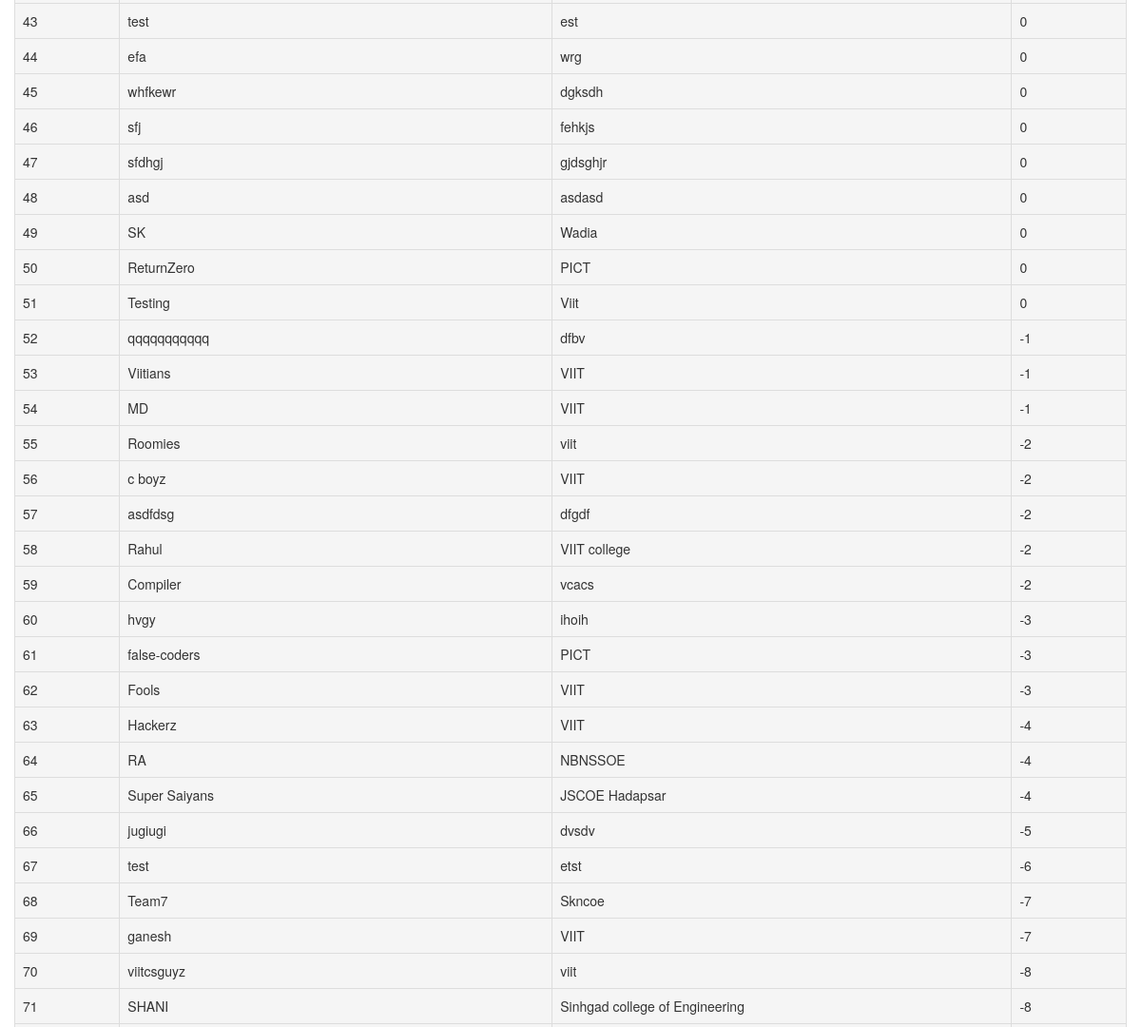
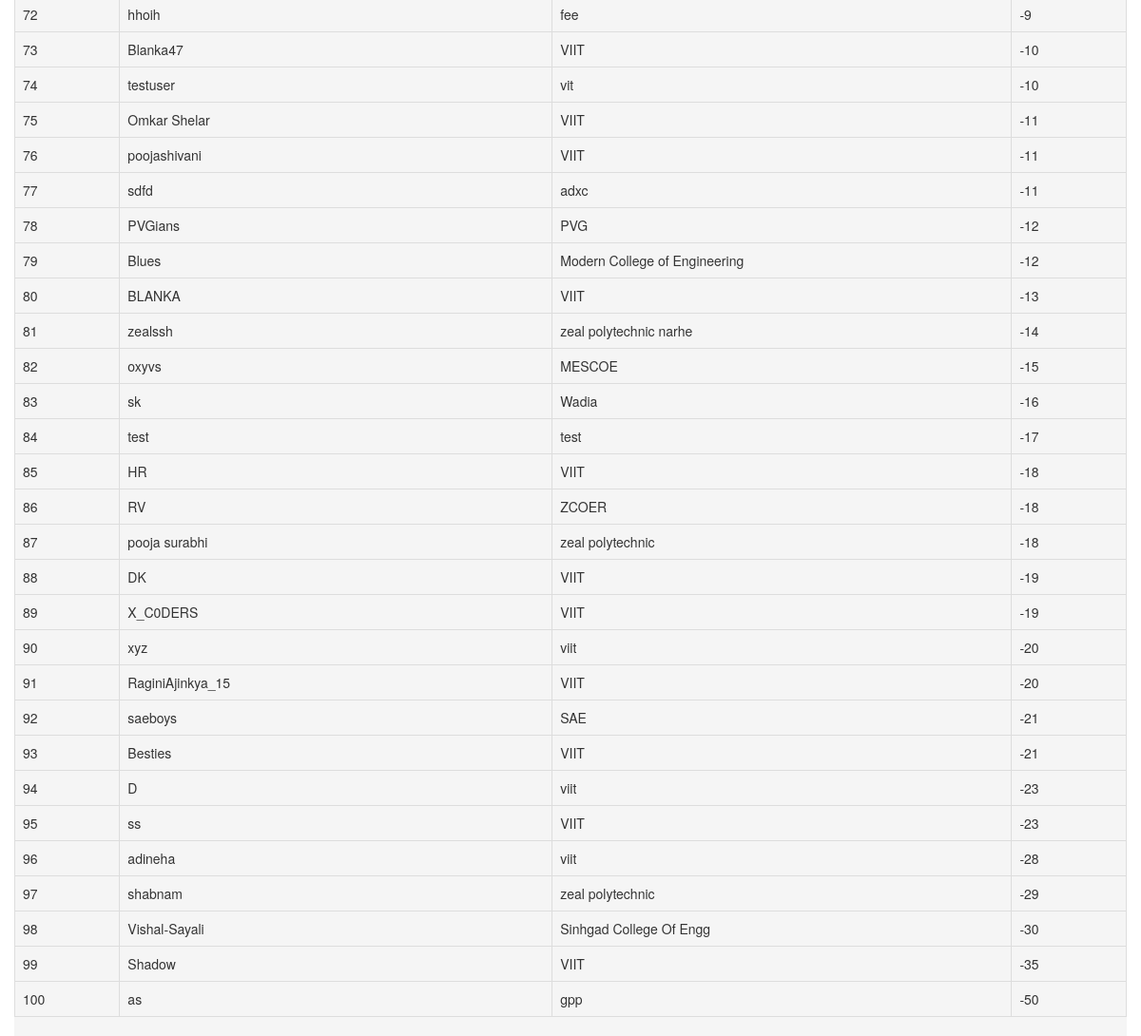
Page /comp/leaderboard/1/ (lower part) on the earlier database version (2 pictures, top to bottom).
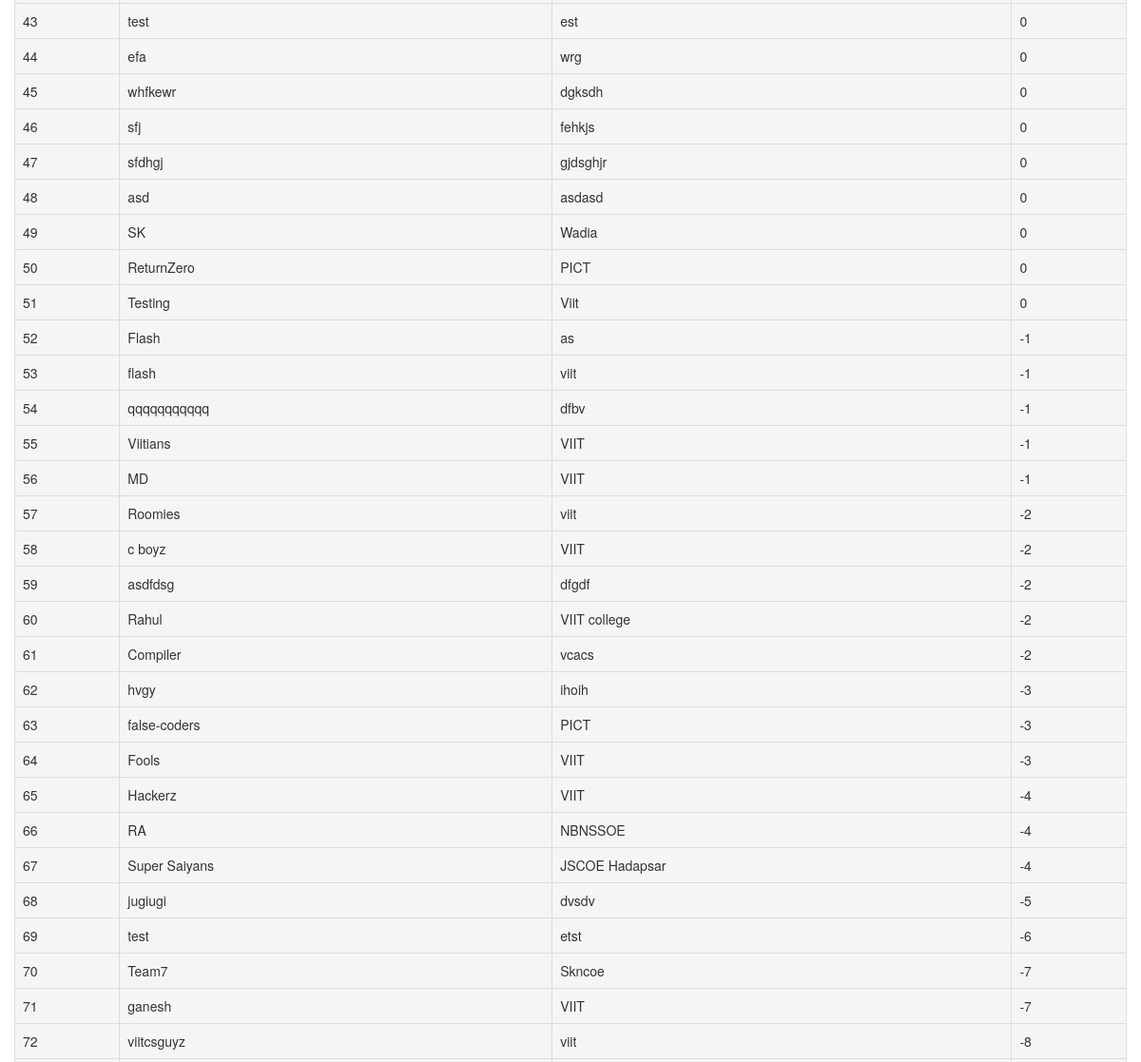
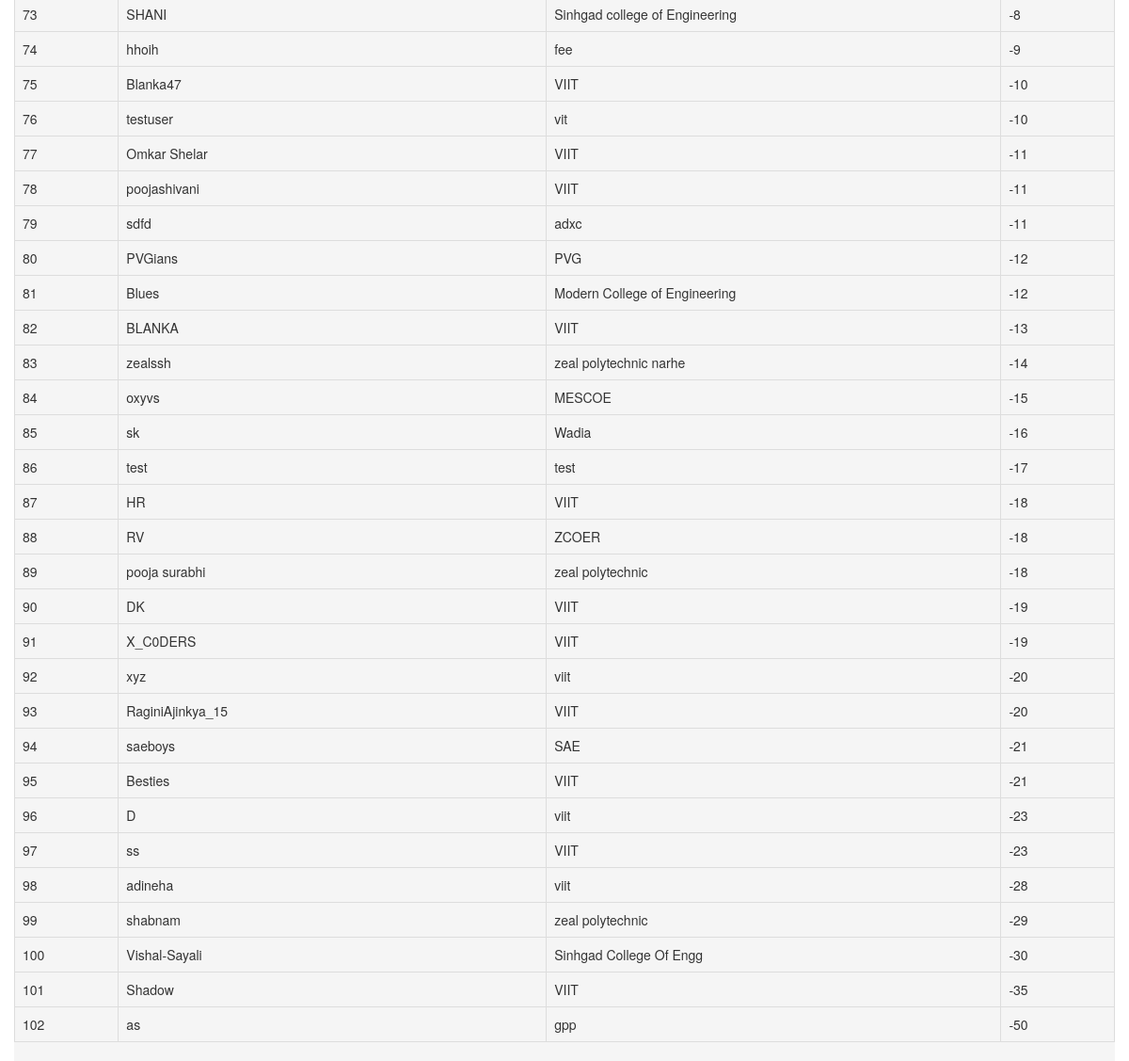
Same page on the later database version (2 pictures, top to bottom).
### comp/models.py (models this page shows, shortened)
class User(models.Model):
    login_name = models.CharField(max_length=100)
    receipt_number = models.IntegerField()
    phone_number1 = models.IntegerField()
    phone_number2 = models.IntegerField()
    college_name1 = models.CharField(max_length=100)
    college_name2 = models.CharField(max_length=100)
    user_name1 = models.CharField(max_length=100)
    user_name2 = models.CharField(max_length=100)
    email1 = models.CharField(max_length=100)
    email2 = models.CharField(max_length=100)
    attempted_questions = models.CharField(max_length=1000)
    attempted_answers = models.CharField(max_length=1000)
    total_score = models.IntegerField(default=0)
    level = models.IntegerField(default=1)
    count_easy = models.IntegerField(default=0)
    count_medium = models.IntegerField(default=0)
    count_hard = models.IntegerField(default=0)
    question_array_easy = models.TextField()
    question_array_medium = models.TextField()
    question_array_hard = models.TextField()
    correct_answered = models.IntegerField(default=5)
    user_bonus_clicked = models.BooleanField(default=False)
    user_bonus_activated = models.BooleanField(default=True)
    end_time = models.IntegerField(default=0)

### comp/views.py (the view)
# urls.py: url(r'^leaderboard/(?P<user_id>[0-9]+)/$', views.leaderboard, name='leaderboard'),
def leaderboard(request, user_id):
    all_user = list(User.objects.all().order_by('total_score'))
    all_user.reverse()
    return render(request, 'comp/leaderboard_new.html', {'user_id': int(user_id), 'all_user': all_user})

### comp/templates/comp/leaderboard_new.html (shortened to what this page needs)
<!DOCTYPE html>
<html lang="en">
<head>
    <link rel="stylesheet" href="https://maxcdn.bootstrapcdn.com/bootstrap/3.3.7/css/bootstrap.min.css">
    <link rel="stylesheet"
          href="http://ajax.googleapis.com/ajax/libs/jqueryui/1.12.1/themes/smoothness/jquery-ui.min.css">
    <link rel="stylesheet" href="https://maxcdn.bootstrapcdn.com/bootstrap/3.3.7/css/bootstrap.min.css">
</head>
<body>
<div class="container">
<div class="row leader">
    <div class="table-responsive">
        <table class="table table-bordered white">
            <tbody id="table_body">
            {% for user in all_user %}
                <tr>
                    <td>{{ forloop.counter }}</td>
                    <td>{{ user.login_name }}</td>
                    <td>{{ user.college_name1 }}</td>
                    <td>{{ user.total_score }}</td>
                </tr>
            {% endfor %}
            </tbody>
        </table>
    </div>
</div>
</div>
</body>
</html>

### comp/templates/comp/leaderboard_new.html (style rules this page uses)
.leader { background: whitesmoke; }

Differences in the rows shown:
added User: login_name "Flash", college_name1 "as", total_score "-1"
added User: login_name "flash", college_name1 "viit", total_score "-1"
